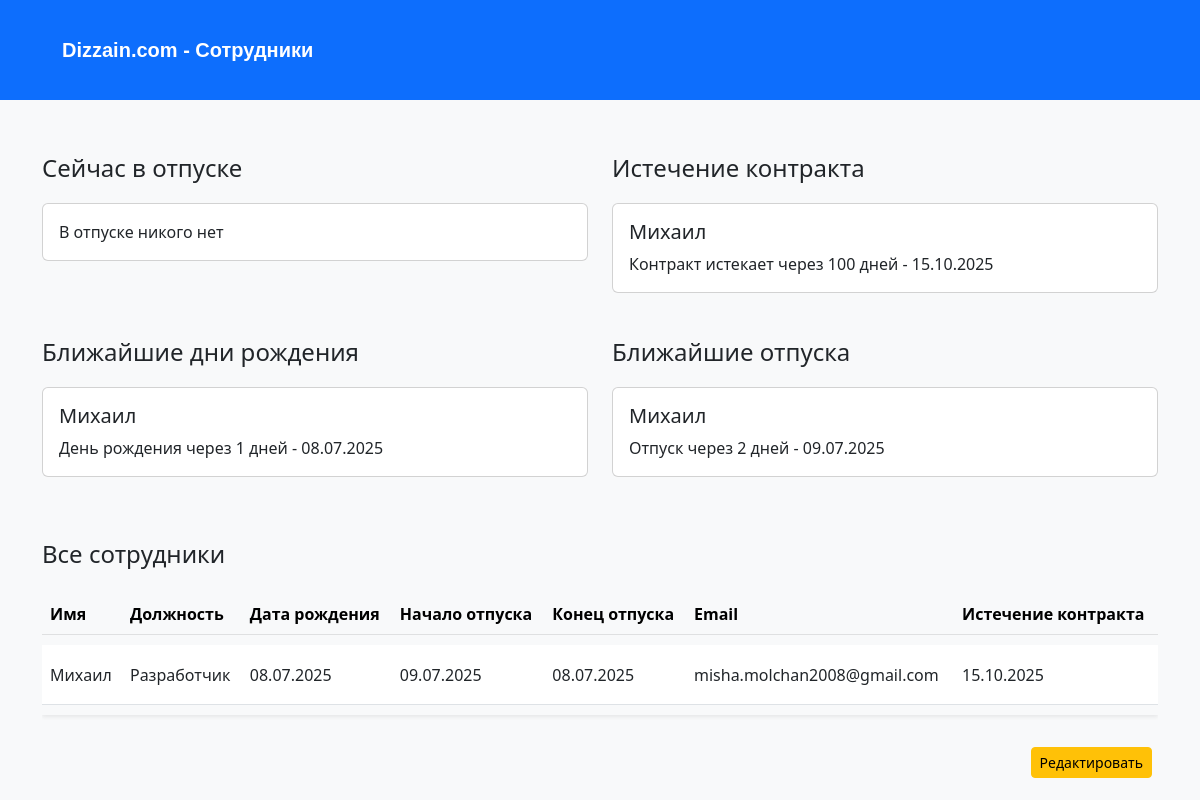
Before: / with the older database file.
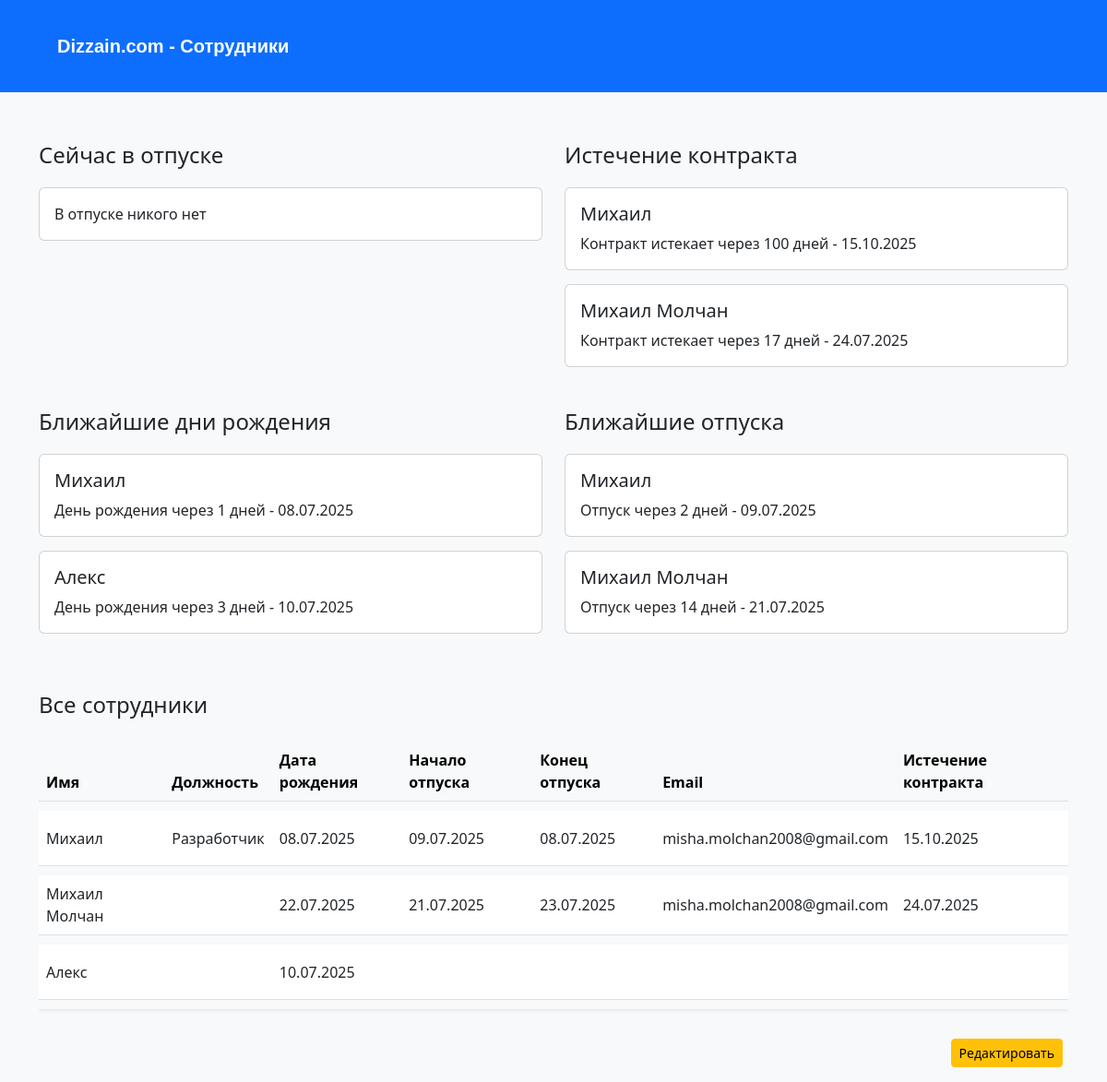
After: the same page with the newer database file.
### main.py (models this page shows)
class Employee4(db.Model):
    id: Mapped[int] = mapped_column(Integer, primary_key=True, autoincrement=True)
    name: Mapped[str] = mapped_column(String(250), unique=True, nullable=False)
    position: Mapped[str] = mapped_column(String(250), nullable=True)
    birthday: Mapped[dt.date] = mapped_column(Date, nullable=True)
    vacation_start: Mapped[dt.date] = mapped_column(Date, nullable=True)
    vacation_end: Mapped[dt.date] = mapped_column(Date, nullable=True)
    email: Mapped[str] = mapped_column(String(250), nullable=True)
    contract: Mapped[dt.date] = mapped_column(Date, nullable=True)

### main.py (the view, shortened to what this page needs)
@app.route('/', methods=["GET", "POST"])
def home():
    delete_expired_vacation()
    form = AddEmployeeForm()
    return render_template('index.html', form=form, employees=get_employees(), vacation_now=vacation_now(), contract_soon=contract_soon(), birthday_soon=birthday_soon(), vacation_soon=vacation_soon())

### main.py (called while the page is built)
def get_employees() -> tuple[object]:
    with app.app_context():
        employees = Employee4.query.all()
    return employees

def delete_expired_vacation() -> None:
    employees = get_employees()
    for employee in employees:
        if employee.vacation_start and employee.vacation_end:
            if find_timedelta(employee.vacation_end) < 0:
                with app.app_context():
                    employee1 = db.session.get(Employee4, int(employee.id))
                    employee1.vacation_start = None
                    employee1.vacation_end = None
                    db.session.commit()

def find_timedelta(date) -> int:
    return (date - dt.datetime.now().date()).days

def vacation_now() -> list[list]:
    employees = get_employees()
    result = []
    for employee in employees:
        if employee.vacation_start and employee.vacation_end:
            if find_timedelta(employee.vacation_end) > 0 and find_timedelta(employee.vacation_start) < 0:
                result.append([employee.name, find_timedelta(employee.vacation_end), employee.vacation_end])
        else:
            continue
    return result

def vacation_soon() -> list[list]:
    employees = get_employees()
    result = []
    for employee in employees:
        if employee.vacation_start:
            if find_timedelta(employee.vacation_start) <= 14 and find_timedelta(employee.vacation_start) > 1:
                result.append([employee.name, find_timedelta(employee.vacation_start), employee.vacation_start])
        else:
            pass
    return result

def birthday_soon() -> list[list]:
    employees = get_employees()
    result = []
    for employee in employees:
        if employee.birthday:
            if find_timedelta(employee.birthday) < 7:
                result.append([employee.name, find_timedelta(employee.birthday), employee.birthday])
        else:
            continue
    return result

def contract_soon() -> list[list]:
    employees = get_employees()
    result = []
    for employee in employees:
        if employee.contract:
            if find_timedelta(employee.contract) <= 180:
                result.append([employee.name, find_timedelta(employee.contract), employee.contract])
        else:
            continue
    return result

### templates/index.html (shortened to what this page needs)
<!DOCTYPE html>
<html lang="ru">
<head>
  <link href="https://cdn.jsdelivr.net/npm/bootstrap@5.3.0/dist/css/bootstrap.min.css" rel="stylesheet">
</head>
<body>
  <nav class="navbar navbar-expand-lg navbar-dark bg-primary">
    <div class="container-fluid">
      <a class="navbar-brand" href="#">Dizzain.com - Сотрудники</a>
    </div>
  </nav>
  <div class="container mt-4">
    <div class="row">
      <div class="col-md-6">
        <h4 class="section-title">Сейчас в отпуске
        </h4>
        {% if vacation_now %}
        {% for employee in vacation_now %}
        <div class="card">
            <div class="card-body">
                <h5 class="card-title">{{ employee[0] }}</h5>
                {% if employee[1] == 0 %}
                <p class="card-text">Отпуск заканчивается сегодня</p>
                {% else %}
                <p class="card-text">{{ employee[1] }} дней до конца отпуска - {{ employee[2].strftime('%d.%m.%Y') }}</p>
                {% endif %}
            </div>
        </div>
        {% endfor %}
        {% else %}
        <div class="card">
            <div class="card-body">
                <p class="card-text">В отпуске никого нет</p>
            </div>
        </div>
        {% endif %}
    </div>
    <div class="col-md-6">
        <h4 class="section-title">Истечение контракта</h4>
        {% if contract_soon %}
        {% for employee in contract_soon %}
        <div class="card">
            <div class="card-body">
                <h5 class="card-title">{{ employee[0] }}</h5>
                {% if employee[1] == 0 %}
                <p class="card-text">Контракт истекает сегодня</p>
                {% else %}
                <p class="card-text">Контракт истекает через {{ employee[1] }} дней - {{ employee[2].strftime('%d.%m.%Y') }}</p>
                {% endif %}
            </div>
        </div>
        {% endfor %}
        {% else %}
        <div class="card">
            <div class="card-body">
                <p class="card-text">Истечение контракта не ожидается в течении полугода</p>
            </div>
        </div>
        {% endif %}
      </div>
      <div class="col-md-6">
        <h4 class="section-title">Ближайшие дни рождения</h4>
        {% if birthday_soon %}
        {% for employee in birthday_soon %}
        <div class="card">
          <div class="card-body">
            <h5 class="card-title">{{ employee[0] }}</h5>
            {% if employee[1] == 0 %}
            <p class="card-text">День рождения сегодня</p>
            {% else %}
            <p class="card-text">День рождения через {{ employee[1] }} дней - {{ employee[2].strftime('%d.%m.%Y') }}</p>
            {% endif %}
          </div>
        </div>
        {% endfor %}
        {% else %}
        <div class="card">
            <div class="card-body">
                <p class="card-text">Дни рождения в течении недели отсутсвуют</p>
            </div>
        </div>
        {% endif %}
      </div>
      <div class="col-md-6">
        <h4 class="section-title">Ближайшие отпуска</h4>
        {% if vacation_soon %}
        {% for employee in vacation_soon %}
        <div class="card">
          <div class="card-body">
            <h5 class="card-title">{{ employee[0] }}</h5>
            {% if employee[1] == 0 %}
            <p class="card-text">Отпуск начинается сегодня</p>
            {% else %}
            <p class="card-text">Отпуск через {{ employee[1] }} дней - {{ employee[2].strftime('%d.%m.%Y') }}</p>
            {% endif %}
          </div>
        </div>
        {% endfor %}
        {% else %}
        <div class="card">
            <div class="card-body">
                <p class="card-text">Отпуска не ожидаются в течении двух недель</p>
            </div>
        </div>
        {% endif %}
      </div>
    </div>
  </div>
  <div class="container mt-5">
    <h4 class="mb-3">Все сотрудники</h4>
    <div class="table-responsive">
      <table class="table align-middle shadow-sm" style="border-collapse: separate; border-spacing: 0 10px;">
        <thead class="table-light">
          <tr>
            <th>Имя</th>
            <th>Должность</th>
            <th>Дата рождения</th>
            <th>Начало отпуска</th>
            <th>Конец отпуска</th>
            <th>Email</th>
            <th>Истечение контракта</th>
          </tr>
        </thead>
        <tbody>
            {% for employee in employees %}
            <tr class="bg-white" style="height: 60px;">
              <td>{{ employee.name }}</td>
              <td>{{ employee.position }}</td>
              <td>{{ employee.birthday.strftime('%d.%m.%Y') if employee.birthday else '' }}</td>
              <td>{{ employee.vacation_start.strftime('%d.%m.%Y') if employee.vacation_start else '' }}</td>
              <td>{{ employee.vacation_end.strftime('%d.%m.%Y') if employee.vacation_end else '' }}</td>
              <td>{{ employee.email }}</td>
              <td>{{ employee.contract.strftime('%d.%m.%Y') if employee.contract else '' }}</td>
            </tr>
            {% endfor %}
        </tbody>
      </table>
    </div>
  </div>
  <div class="d-flex justify-content-end my-3 mx-5">
    <form method="POST" action="{{ url_for('edit') }}">
      <button type="submit" class="btn btn-warning btn-sm">Редактировать</button>
    </form>
  </div>
</body>
</html>

### templates/index.html (style rules this page uses)
body { background-color: #f8f9fa; }
.section-title { margin-top: 30px; margin-bottom: 20px; }
.card { margin-bottom: 15px; }
nav { height: 100px; }
a.navbar-brand { font-family:Verdana, Geneva, Tahoma, sans-serif; font-weight: bolder; margin-left: 50px; }

Changed rows visible on the page:
added Employee4: name "Михаил Молчан", employee "17", contract "24.07.2025", employee "14", vacation_start "21.07.2025", birthday "22.07.2025", vacation_end "23.07.2025", email "misha.molchan2008@gmail.com"
added Employee4: name "Алекс", id "3", birthday "10.07.2025"
